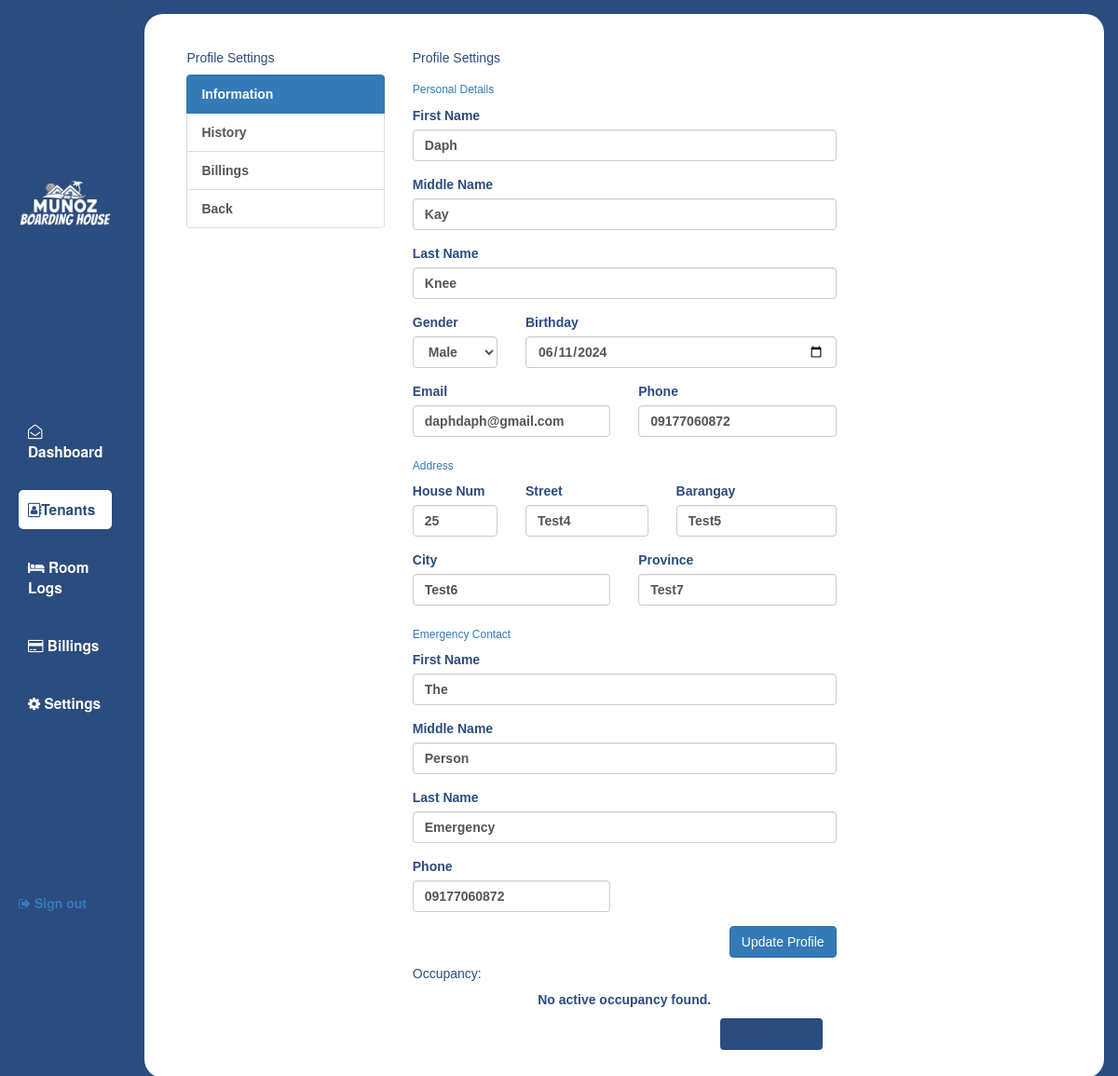
Before: /php/tenantThings/tenantinfo.php?TenantID=12 with the older database file.
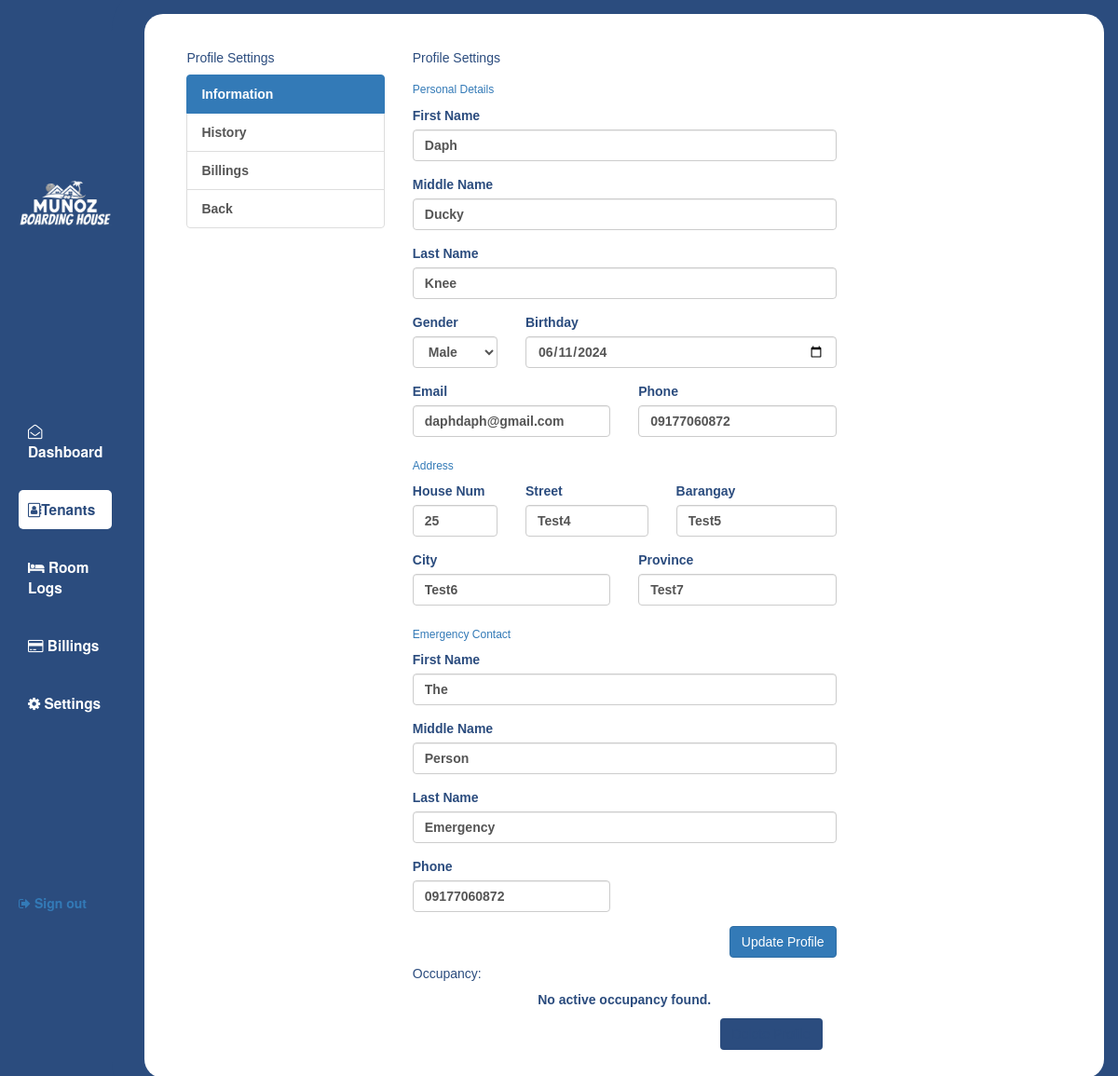
After: the same page with the newer database file.
### tables this page shows
CREATE TABLE `tenant` (
  `TenantID` int(11) NOT NULL,
  `TenFname` varchar(50) NOT NULL,
  `TenLname` varchar(50) NOT NULL,
  `TenMname` varchar(50) NOT NULL,
  `TenHouseNum` int(10) NOT NULL,
  `TenSt` varchar(50) NOT NULL,
  `TenBarangay` varchar(50) NOT NULL,
  `TenCity` varchar(50) NOT NULL,
  `TenProv` varchar(50) NOT NULL,
  `TenConNum` varchar(11) NOT NULL,
  `TenEmail` varchar(250) NOT NULL,
  `TenBdate` date NOT NULL,
  `TenGender` enum('M','F') NOT NULL DEFAULT 'M',
  `EmConFname` varchar(50) NOT NULL,
  `EmConLname` varchar(50) NOT NULL,
  `EmConMname` varchar(50) NOT NULL,
  `EmConNum` varchar(11) NOT NULL,
  `DateCreated` timestamp NOT NULL DEFAULT current_timestamp(),
  `LastModified` timestamp NOT NULL DEFAULT current_timestamp() ON UPDATE current_timestamp()
);

### php/tenantThings/tenantinfo.php (the view, shortened to what the changed rows need)
<?php
if (isset($_GET['TenantID'])) {
    $TenantID = $_GET['TenantID'];
} else {
    header('Location: tenantTable.php');
}
?>
<!DOCTYPE html>
<html lang="en">
<head>
    <link rel="stylesheet" href="../styles/tenants-styles.css">
    <link rel="stylesheet" href="../styles/billing-styles.css">
    <link rel="stylesheet" href="https://cdnjs.cloudflare.com/ajax/libs/font-awesome/4.7.0/css/font-awesome.min.css">
    <link rel="stylesheet" href="https://maxcdn.bootstrapcdn.com/bootstrap/3.4.1/css/bootstrap.min.css">
</head>
<body>
<div class="Content">
    <div class="col-xl-3 col-lg-6 col-md-6 col-sm-12 col-12">
        <div class="tab-content">
            <div class="tab-pane active" id="info">
                <?php
                include '../mysql.php';
                $sql = ("SELECT * FROM tenant WHERE TenantID = '$TenantID'");
                $stmt = $conn->prepare($sql);
                $stmt->execute();
                $result = $stmt->get_result();
                $row = $result->fetch_assoc();
                echo '<div class="cardN">
                    <div class="cardN-header">
                        <h5 class="cardN-title mb-0">Profile Settings</h5>
                    </div>
                    <div class="cardN-body">
                        <form action="updateTenants.php" method="POST">
                        <input type="hidden" name="TenantID" value="'. $row["TenantID"]. '">
                        <div class="row gutters">
                            <div class="col-xl-12 col-lg-12 col-md-12 col-sm-12 col-12">
                                <h6 class="mb-3 text-primary">Personal Details</h6>
                            </div>
                            <div class="col-xl-4 col-lg-12 col-md-12 col-sm-12 col-12">
                                <div class="form-group">
                                    <label for="firstname">First Name</label>
                                    <input type="text" class="form-control" name="firstname" placeholder="Enter first name" value="' . $row["TenFname"] . '">
                                </div>
                            </div>
                            <div class="col-xl-4 col-lg-12 col-md-12 col-sm-12 col-12">
                                <div class="form-group">
                                    <label for="middlename">Middle Name</label>
                                    <input type="text" class="form-control" name="middlename" placeholder="Enter middle name" value="' . $row["TenMname"] . '">
                                </div>
                            </div>
                            <div class="col-xl-4 col-lg-12 col-md-12 col-sm-12 col-12">
                                <div class="form-group">
                                    <label for="lastname">Last Name</label>
                                    <input type="text" class="form-control" name="lastname" placeholder="Enter last name" value="' . $row["TenLname"] . '">
                                </div>
                            </div>
                            <div class="col-xl-3 col-lg-3 col-md-3 col-sm-12 col-12">
                                <div class="form-group">
                                    <label for="gender">Gender</label>
                                    <select class="form-control" name="gender">';
                                        if($row["TenGender"] == "M"){
                                             echo '<option value="M" name="tengender" selected>Male</option>
                                             <option value="F" name="tengender">Female</option>';
                                        }else{
                                             echo '<option value="M" name="tengender">Male</option>
                                             <option value="F" name="tengender" selected>Female</option>';
                                        } echo '
                                    </select>
                                </div>
                            </div>
                            <div class="col-xl-4 col-lg-9 col-md-9 col-sm-12 col-12">
                                <div class="form-group">
                                    <label for="birthday">Birthday</label>
                                    <input type="date" class="form-control" name="birthday" value="' . $row["TenBdate"] . '">
                                </div>
                            </div>
                            <div class="col-xl-6 col-lg-6 col-md-6 col-sm-6 col-12">
                                <div class="form-group">
                                    <label for="email">Email</label>
                                    <input type="email" class="form-control" name="email" placeholder="Enter email ID" value="' . $row["TenEmail"] . '">
                                </div>
                            </div>
                            <div class="col-xl-6 col-lg-6 col-md-6 col-sm-6 col-12">
                                <div class="form-group">
                                    <label for="phone">Phone</label>
                                    <input type="text" class="form-control" name="phone" placeholder="Enter phone number" value="' . $row["TenConNum"] . '">
                                </div>
                            </div>
                        </div>
                        <div class="row gutters">
                            <div class="col-xl-2 col-lg-3 col-md-12 col-sm-12 col-12">
                                <div class="form-group">
                                    <label for="housenum">House Num</label>
                                    <input type="text" class="form-control" name="housenum" placeholder="Enter house number"  value="' . $row["TenHouseNum"] . '">
                                </div>
                            </div>
                            <div class="col-xl-5 col-lg-4 col-md-12 col-sm-12 col-12">
                                <div class="form-group">
                                    <label for="street">Street</label>
                                    <input type="text" class="form-control" name="street" placeholder="Enter street" value="' . $row["TenSt"] . '">
                                </div>
                            </div>
                            <div class="col-xl-5 col-lg-5 col-md-12 col-sm-12 col-12">
                                <div class="form-group">
                                    <label for="barangay">Barangay</label>
                                    <input type="text" class="form-control" name="barangay" placeholder="Enter barangay" value="' . $row["TenBarangay"] . '">
                                </div>
                            </div>
                            <div class="col-xl-6 col-lg-6 col-md-6 col-sm-6 col-12">
                                <div class="form-group">
                                    <label for="city">City</label>
                                    <input type="text" class="form-control" name="city" placeholder="Enter city" value="' . $row["TenCity"] . '">
                                </div>
                            </div>
                            <div class="col-xl-6 col-lg-6 col-md-6 col-sm-6 col-12">
                                <div class="form-group">
                                    <label for="province">Province</label>
                                    <input type="text" class="form-control" name="province" placeholder="Enter province" value="' . $row["TenProv"] . '">
                                </div>
                            </div>
                        </div>
                        <div class="row gutters">
                            <div class="col-xl-4 col-lg-12 col-md-12 col-sm-12 col-12">
                                <div class="form-group">
                                    <label for="emconfirstname">First Name</label>
                                    <input type="text" class="form-control" name="emconfirstname" placeholder="Enter first name" value="' . $row["EmConFname"] . '">
                                </div>
                            </div>
                            <div class="col-xl-4 col-lg-12 col-md-12 col-sm-12 col-12">
                                <div class="form-group">
                                    <label for="emconmiddlename">Middle Name</label>
                                    <input type="text" class="form-control" name="emconmiddlename" placeholder="Enter middle name" value="' . $row["EmConMname"] . '">
                                </div>
                            </div>
                            <div class="col-xl-4 col-lg-12 col-md-12 col-sm-12 col-12">
                                <div class="form-group">
                                    <label for="emconlastname">Last Name</label>
                                    <input type="text" class="form-control" name="emconlastname" placeholder="Enter last name" value="' . $row["EmConLname"] . '">
                                </div>
                            </div>
                            <div class="col-xl-6 col-lg-6 col-md-6 col-sm-6 col-12">
                                <div class="form-group">
                                    <label for="emconphone">Phone</label>
                                    <input type="text" class="form-control" name="emconphone" placeholder="Enter phone number" value="' . $row["EmConNum"] . '">
                                </div>
                            </div>
                        </div>
                        </form>
                    </div>
                </div>';
                ?>
            </div>
        </div>
    </div>
</div>
</body>
</html>

Changed rows visible on the page:
changed tenant "Daph": middlename "Kay" → "Ducky"
